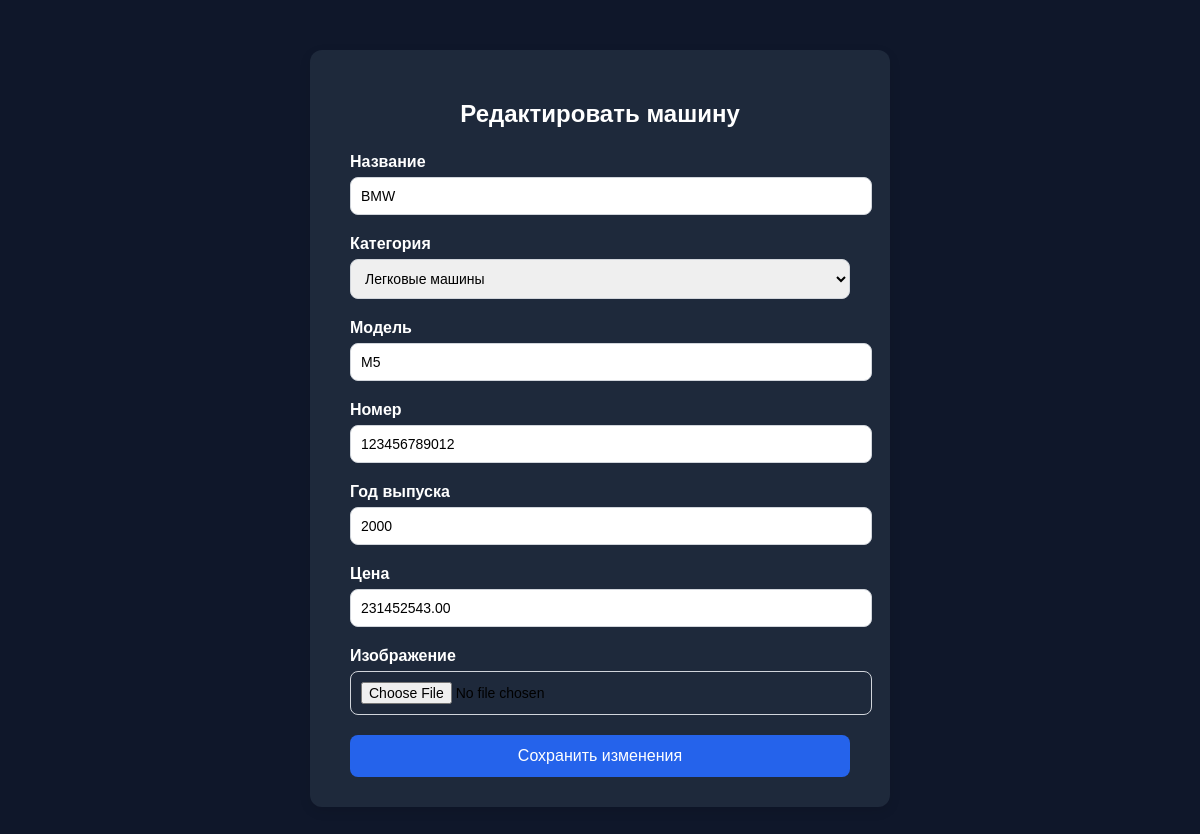
Screenshot of /car/1/edit/ with the database file from the repository.
### app/models.py (models this page shows, shortened)
class Auto_show(models.Model):
    user = models.ForeignKey(User, on_delete=models.CASCADE)
    title=models.CharField(max_length=222)
    model_car=models.CharField(max_length=222)
    number=models.CharField(max_length=8)
    price=models.DecimalField(decimal_places=2,max_digits=12)
    year=models.PositiveSmallIntegerField()
    image=models.ImageField(upload_to='media/car_image')
    category_id=models.ForeignKey(Category, on_delete=models.CASCADE)

### app/views.py (the view, shortened to what this page needs)
# urls.py: path('car/<int:pk>/edit/', views.car_update, name='car_update'),
def car_update(request, pk):
    car = get_object_or_404(Auto_show, pk=pk)
    categories = Category.objects.all()
    return render(request, 'app/car_update.html', {'car': car, 'categories': categories})

### app/templates/app/car_update.html (shortened to what this page needs)
<!DOCTYPE html>
<html lang="ru">
<head>
</head>
<body>
    <div class="form-container">
        <h2>Редактировать машину</h2>
        <form method="post" enctype="multipart/form-data">
            <label for="title">Название</label>
            <input type="text" name="title" id="title" value="{{ car.title }}" required>
            <label for="category">Категория</label>
            <select name="category_id" id="category" required>
                {% for category in categories %}
                    <option value="{{ category.id }}" {% if category.id == car.category.id %}selected{% endif %}>{{ category.title }}</option>
                {% endfor %}
            </select>
            <label for="model">Модель</label>
            <input type="text" name="model" id="model" value="{{ car.model_car }}" required>
            <label for="number">Номер</label>
            <input type="number" name="number" id="number" value="{{ car.number }}" required>
            <label for="year">Год выпуска</label>
            <input type="number" name="year" id="year" value="{{ car.year }}" required>
            <label for="price">Цена</label>
            <input type="number" name="price" id="price" value="{{ car.price }}" required>
            <label for="image">Изображение</label>
            <input type="file" name="image" id="image">
            <button type="submit">Сохранить изменения</button>
        </form>
    </div>
</body>
</html>

### app/templates/app/car_update.html (style rules this page uses)
body { background-color: #0f172a; font-family: Arial, sans-serif; margin: 0; padding: 0; }
.form-container { max-width: 500px; margin: 50px auto; background-color: #1e293b; padding: 30px 40px; box-shadow: 0 4px 12px rgba(0,0,0,0.1); border-radius: 12px; }
h2 { text-align: center; margin-bottom: 25px; color: #fff; }
label { display: block; margin-bottom: 6px; font-weight: bold; color: #fff; }
input, select { width: 100%; padding: 10px; margin-bottom: 20px; border: 1px solid #d1d5db; border-radius: 8px; font-size: 14px; }
button { width: 100%; padding: 12px; background-color: #2563eb; color: white; border: none; border-radius: 8px; font-size: 16px; cursor: pointer; }

### rows the page displays
Auto_show: title "BMW", model "M5", number "123456789012", year "2000", price "231452543.00"

### other values shown
form field category_id "Легковые машины"
